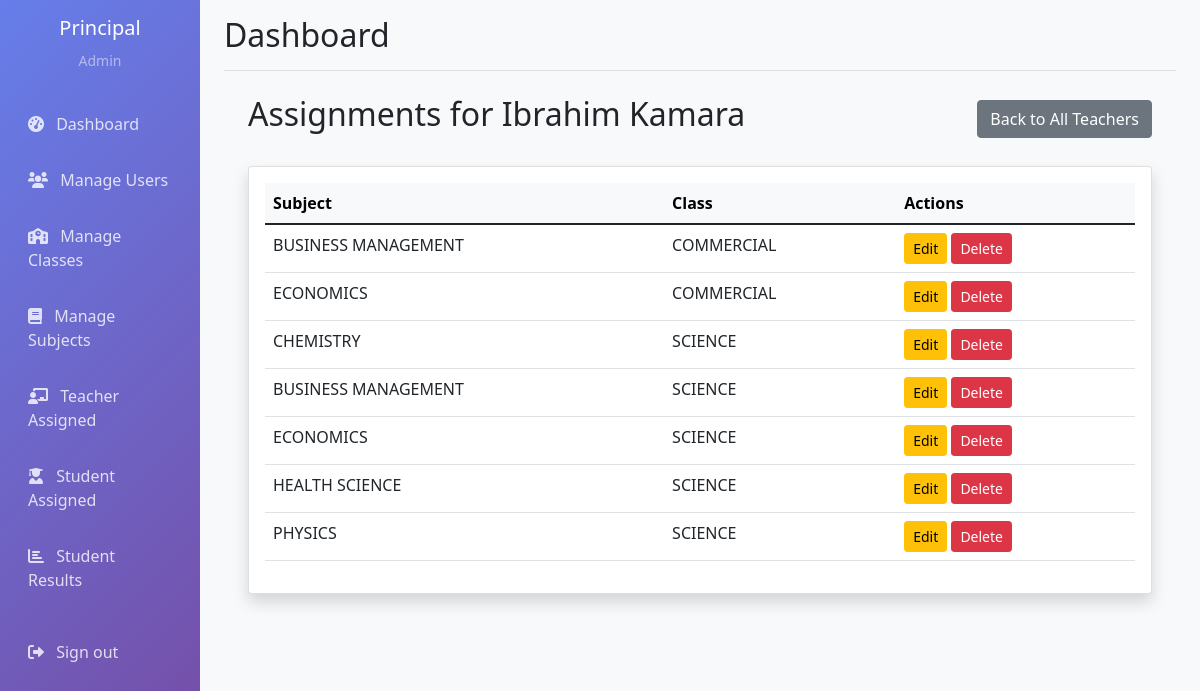
The page /teacher-assignments/15/ (signed in) on the database its author committed.
### accounts/models.py (models this page shows, shortened)
class CustomUser(AbstractUser):
    USER_TYPE_CHOICES = (
        ('admin', 'Admin'),
        ('teacher', 'Teacher'),
        ('student', 'Student'),
    )
    email = models.EmailField(unique=True)
    user_type = models.CharField(max_length=10, choices=USER_TYPE_CHOICES)
    phone = models.PositiveIntegerField(max_length=15, blank=True)
    address = models.CharField(blank=True)
    USERNAME_FIELD = 'email'
    REQUIRED_FIELDS = ['username', 'user_type']

class TeacherSubject(models.Model):
    teacher = models.ForeignKey(CustomUser, on_delete=models.CASCADE, limit_choices_to={'user_type': 'teacher'})
    subject = models.ForeignKey(Subject, on_delete=models.CASCADE)
    class_assigned = models.ForeignKey(Class, on_delete=models.CASCADE)
    class Meta:
        unique_together = ['teacher', 'subject', 'class_assigned']

class Subject(models.Model):
    name = models.CharField(max_length=100)
    code = models.CharField(max_length=10, unique=True)
    description = models.CharField(blank=True)

class Class(models.Model):
    name = models.CharField(max_length=100)
    description = models.CharField(blank=True)
    created_at = models.DateTimeField(auto_now_add=True)
    class Meta:
        verbose_name_plural = "Classes"

### accounts/views.py (the view)
# urls.py: path('teacher-assignments/<int:teacher_id>/', views.teacher_assignments_detail, name='teacher_assignments_detail'),
@login_required
def teacher_assignments_detail(request, teacher_id):
    if request.user.user_type != 'admin':
        messages.error(request, 'Access denied')
        return redirect('dashboard')
    teacher = get_object_or_404(CustomUser, id=teacher_id, user_type='teacher')
    assignments = TeacherSubject.objects.filter(teacher=teacher).order_by('class_assigned__name')
    return render(request, 'admin/teacher_assignments_detail.html', {
        'teacher': teacher,
        'assignments': assignments
    })

### templates/admin/teacher_assignments_detail.html (shortened to what this page needs)
{% extends 'base.html' %}
{% block content %}
<div class="container mt-4">
    <div class="d-flex justify-content-between align-items-center mb-4">
        <h2>Assignments for {{ teacher.get_full_name }}</h2>
        <a href="{% url 'manage_teacher_assignments' %}" class="btn btn-secondary">
             Back to All Teachers
        </a>
    </div>
    <div class="card shadow">
        <div class="card-body">
            <div class="table-responsive">
                <table class="table table-hover">
                    <thead class="table-light">
                        <tr>
                            <th>Subject</th>
                            <th>Class</th>
                            <th>Actions</th>
                        </tr>
                    </thead>
                    <tbody>
                        {% for assignment in assignments %}
                        <tr>
                            <td>{{ assignment.subject.name }}</td>
                            <td>{{ assignment.class_assigned.name }}</td>
                            <td>
                                <a href="{% url 'edit_teacher_assignment' assignment.id %}"
                                   class="btn btn-sm btn-warning">
                                     Edit
                                </a>
                                <a href="{% url 'delete_teacher_assignment' assignment.id %}"
                                   class="btn btn-sm btn-danger">
                                     Delete
                                </a>
                            </td>
                        </tr>
                        {% empty %}
                        <tr>
                            <td colspan="3" class="text-center">No assignments found for this teacher</td>
                        </tr>
                        {% endfor %}
                    </tbody>
                </table>
            </div>
        </div>
    </div>
</div>
{% endblock %}

### templates/base.html (shortened to what this page needs)
<!DOCTYPE html>
<html lang="en">
<head>
    <link href="https://cdn.jsdelivr.net/npm/select2@4.1.0-rc.0/dist/css/select2.min.css" rel="stylesheet" />
    <link href="https://cdn.jsdelivr.net/npm/bootstrap@5.1.3/dist/css/bootstrap.min.css" rel="stylesheet">
    <link href="https://cdnjs.cloudflare.com/ajax/libs/font-awesome/6.0.0/css/all.min.css" rel="stylesheet">
</head>
<body>
    <div class="container-fluid">
        <div class="row">
            {% if request.user.is_authenticated %}
            <nav class="col-md-3 col-lg-2 d-md-block sidebar collapse">
                <div class="position-sticky pt-3">
                    <div class="text-center mb-4">
                        <h5 class="text-white">{{ request.user.get_full_name }}</h5>
                        <small class="text-white-50">{{ request.user.user_type|title }}</small>
                    </div>
                    <ul class="nav flex-column">
                        <li class="nav-item">
                            <a class="nav-link" href="{% url 'dashboard' %}">
                                <i class="fas fa-tachometer-alt me-2"></i>
                                Dashboard
                            </a>
                        </li>
                        {% if request.user.user_type == 'admin' %}
                        <li class="nav-item">
                            <a class="nav-link" href="{% url 'manage_users' %}">
                                <i class="fas fa-users me-2"></i>
                                Manage Users
                            </a>
                        </li>
                        <li class="nav-item">
                            <a class="nav-link" href="{% url 'manage_classes' %}">
                                <i class="fas fa-school me-2"></i>
                                Manage Classes
                            </a>
                        </li>
                        <li class="nav-item">
                            <a class="nav-link" href="{% url 'manage_subjects' %}">
                                <i class="fas fa-book me-2"></i>
                                Manage Subjects
                            </a>
                        </li>
                        <li class="nav-item">
                            <a class="nav-link" href="{% url 'manage_teacher_assignments' %}">
                                <i class="fas fa-chalkboard-teacher me-2"></i>
                                Teacher Assigned
                            </a>
                        </li>
                        <li class="nav-item">
                            <a class="nav-link" href="{% url 'manage_student_assignments' %}">
                                <i class="fas fa-user-graduate me-2"></i>
                                Student Assigned
                            </a>
                        </li>
                        <li class="nav-item">
                            <a class="nav-link" href="{% url 'admin_student_results' %}">
                                <i class="fas fa-chart-bar me-2"></i>
                                Student Results
                            </a>
                        </li>
                        {% endif %}
                        <li class="nav-item mt-3">
                            <a class="nav-link" href="{% url 'logout' %}">
                                <i class="fas fa-sign-out-alt me-2"></i>
                                Sign out
                            </a>
                        </li>
                    </ul>
                </div>
            </nav>
            {% endif %}
            <main class="col-md-9 ms-sm-auto col-lg-10 px-md-4 main-content">
                {% if request.user.is_authenticated %}
                <div class="d-flex justify-content-between flex-wrap flex-md-nowrap align-items-center pt-3 pb-2 mb-3 border-bottom">
                    <h1 class="h2">{% block page_title %}Dashboard{% endblock %}</h1>
                </div>
                {% endif %}
                {% block content %}
                {% endblock %}
            </main>
        </div>
    </div>
</body>
</html>

### templates/base.html (style rules this page uses)
.sidebar { min-height: 100vh; background: linear-gradient(135deg, #667eea 0%, #764ba2 100%); }
.sidebar .nav-link { color: rgba(255, 255, 255, 0.8); padding: 0.75rem 1rem; margin: 0.25rem 0; border-radius: 0.5rem; transition: all 0.3s; }
.main-content { background-color: #f8f9fa; min-height: 100vh; }

### rows shown on the page
CustomUser: user.get_full_name "Principal", user.user_type "Admin"
CustomUser: get_full_name "Ibrahim Kamara"
TeacherSubject: subject.name "BUSINESS MANAGEMENT", class_assigned.name "COMMERCIAL"
TeacherSubject: subject.name "ECONOMICS", class_assigned.name "COMMERCIAL"
TeacherSubject: subject.name "CHEMISTRY", class_assigned.name "SCIENCE"
TeacherSubject: subject.name "BUSINESS MANAGEMENT", class_assigned.name "SCIENCE"
TeacherSubject: subject.name "ECONOMICS", class_assigned.name "SCIENCE"
TeacherSubject: subject.name "HEALTH SCIENCE", class_assigned.name "SCIENCE"
TeacherSubject: subject.name "PHYSICS", class_assigned.name "SCIENCE"
